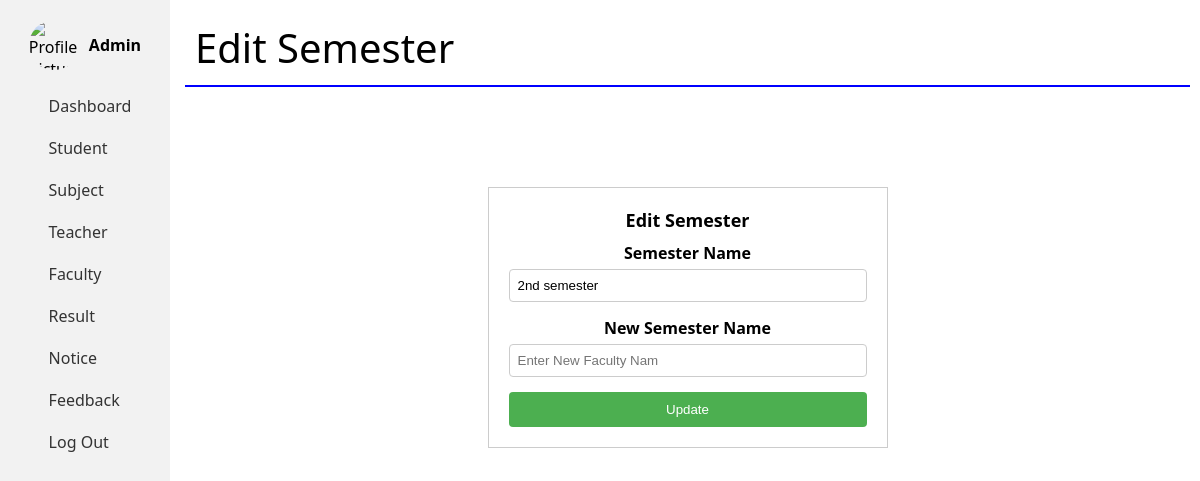
Page /admin/editsem.php?id=2 (signed in) on the earlier database version.
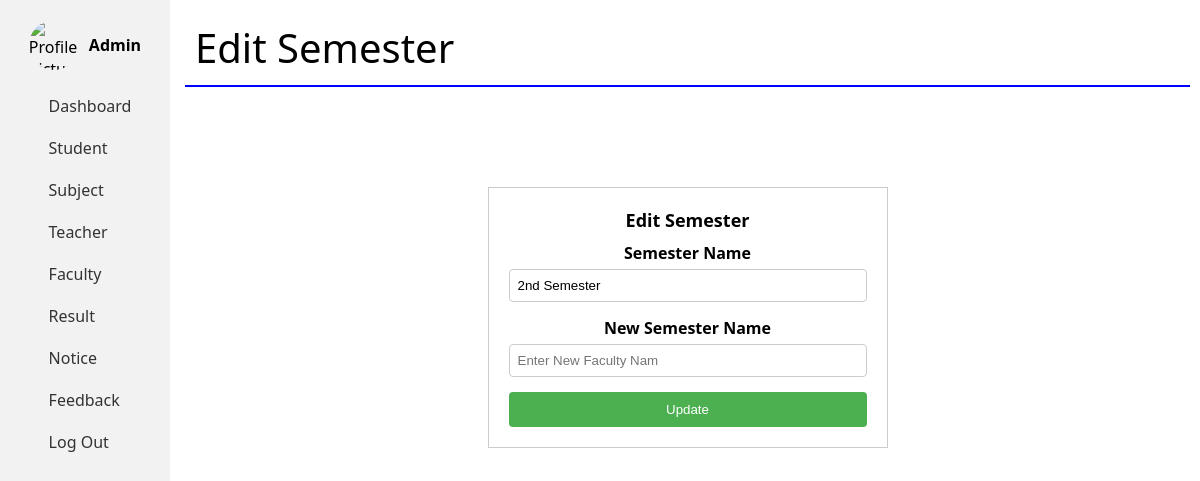
Same page on the later database version.
### tables this page shows
CREATE TABLE `semester` (
  `id` int(11) NOT NULL,
  `semester_name` varchar(50) NOT NULL
);

### admin/editsem.php (the view, shortened to what this page needs)
<?php
$semid = $_GET['id'];
?>
<!DOCTYPE html>
<html>
<head>
</head>
<body>
    <div class="container">
        <?php include('sidebar.php'); ?>
        <div class="thead-main">
            <div class="dlabel">
                Edit Semester
            </div>
            <?php
            $qry = "SELECT * FROM semester WHERE id = $semid";
            $res = mysqli_query($conn, $qry);
            $row = mysqli_fetch_assoc($res);
            ?>
            <div class="fieldset">
                <legend>Edit Semester</legend>
                <form action="" method="post" data-validate="parsley">
                    <div class="row">
                        <label for="sname">Semester Name</label>
                        <input type="text" value="<?php echo $row['semester_name']; ?>" id="sname" readonly>
                    </div>
                    <div class="row">
                        <label for="nsname">New Semester Name</label>
                        <input type="text" placeholder="Enter New Faculty Nam" name="nsname" id="nsname" required>
                    </div>
                    <input class="btn" type="submit" value="Update" name="submit">
                </form>
            </div>
        </div>
    </div>
</body>
</html>

Differences in the rows shown:
changed semester: semester_name "2nd semester" → "2nd Semester"
